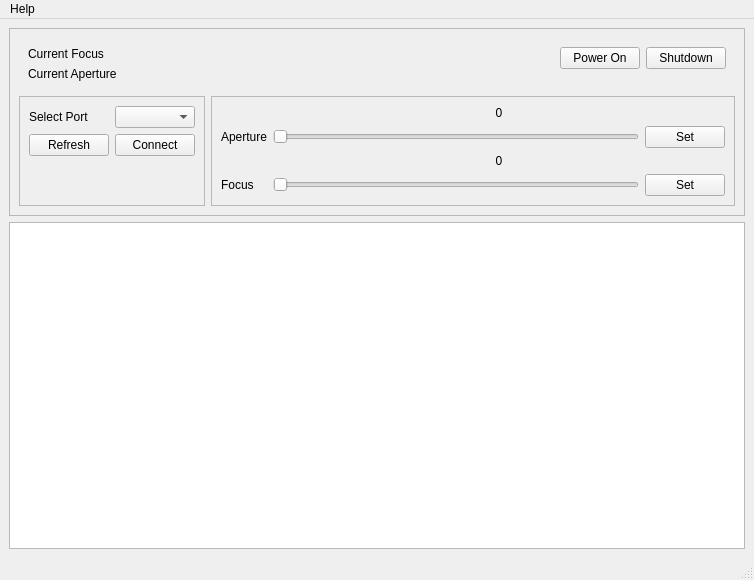
<?xml version="1.0" encoding="UTF-8"?>
<ui version="4.0">
 <class>MainWindow</class>
 <widget class="QMainWindow" name="MainWindow">
  <property name="geometry">
   <rect>
    <x>0</x>
    <y>0</y>
    <width>754</width>
    <height>580</height>
   </rect>
  </property>
  <property name="windowTitle">
   <string>MainWindow</string>
  </property>
  <widget class="QWidget" name="centralwidget">
   <layout class="QVBoxLayout" name="verticalLayout">
    <item>
     <widget class="QFrame" name="frame">
      <property name="sizePolicy">
       <sizepolicy hsizetype="Preferred" vsizetype="Fixed">
        <horstretch>0</horstretch>
        <verstretch>0</verstretch>
       </sizepolicy>
      </property>
      <property name="frameShape">
       <enum>QFrame::StyledPanel</enum>
      </property>
      <property name="frameShadow">
       <enum>QFrame::Raised</enum>
      </property>
      <layout class="QFormLayout" name="formLayout">
       <item row="1" column="0">
        <widget class="QFrame" name="frame_6">
         <property name="sizePolicy">
          <sizepolicy hsizetype="Fixed" vsizetype="Preferred">
           <horstretch>0</horstretch>
           <verstretch>0</verstretch>
          </sizepolicy>
         </property>
         <property name="frameShape">
          <enum>QFrame::StyledPanel</enum>
         </property>
         <property name="frameShadow">
          <enum>QFrame::Plain</enum>
         </property>
         <layout class="QFormLayout" name="formLayout_4">
          <item row="1" column="0">
           <widget class="QLabel" name="label">
            <property name="text">
             <string>Select Port</string>
            </property>
           </widget>
          </item>
          <item row="1" column="1">
           <widget class="QComboBox" name="portComboBox"/>
          </item>
          <item row="3" column="0">
           <widget class="QPushButton" name="refreshButton">
            <property name="text">
             <string>Refresh</string>
            </property>
           </widget>
          </item>
          <item row="3" column="1">
           <widget class="QPushButton" name="connectButton">
            <property name="text">
             <string>Connect</string>
            </property>
           </widget>
          </item>
         </layout>
        </widget>
       </item>
       <item row="0" column="0">
        <widget class="QFrame" name="frame_2">
         <property name="sizePolicy">
          <sizepolicy hsizetype="Preferred" vsizetype="Preferred">
           <horstretch>0</horstretch>
           <verstretch>0</verstretch>
          </sizepolicy>
         </property>
         <property name="frameShape">
          <enum>QFrame::NoFrame</enum>
         </property>
         <property name="frameShadow">
          <enum>QFrame::Plain</enum>
         </property>
         <layout class="QFormLayout" name="formLayout_2">
          <item row="0" column="0">
           <widget class="QLabel" name="label_2">
            <property name="text">
             <string>Current Focus</string>
            </property>
           </widget>
          </item>
          <item row="0" column="1">
           <widget class="QLabel" name="cur_focus">
            <property name="text">
             <string/>
            </property>
           </widget>
          </item>
          <item row="1" column="1">
           <widget class="QLabel" name="cur_aperture">
            <property name="text">
             <string/>
            </property>
           </widget>
          </item>
          <item row="1" column="0">
           <widget class="QLabel" name="label_3">
            <property name="text">
             <string>Current Aperture</string>
            </property>
           </widget>
          </item>
         </layout>
        </widget>
       </item>
       <item row="1" column="1">
        <widget class="QFrame" name="frame_5">
         <property name="minimumSize">
          <size>
           <width>300</width>
           <height>0</height>
          </size>
         </property>
         <property name="frameShape">
          <enum>QFrame::StyledPanel</enum>
         </property>
         <property name="frameShadow">
          <enum>QFrame::Raised</enum>
         </property>
         <layout class="QFormLayout" name="formLayout_3">
          <item row="0" column="1">
           <widget class="QLabel" name="apertureValueLabel">
            <property name="autoFillBackground">
             <bool>false</bool>
            </property>
            <property name="text">
             <string>0</string>
            </property>
            <property name="alignment">
             <set>Qt::AlignCenter</set>
            </property>
           </widget>
          </item>
          <item row="1" column="0">
           <widget class="QLabel" name="label_4">
            <property name="text">
             <string>Aperture</string>
            </property>
           </widget>
          </item>
          <item row="1" column="1">
           <widget class="QFrame" name="frame_3">
            <property name="frameShape">
             <enum>QFrame::NoFrame</enum>
            </property>
            <property name="frameShadow">
             <enum>QFrame::Plain</enum>
            </property>
            <layout class="QHBoxLayout" name="horizontalLayout">
             <property name="leftMargin">
              <number>0</number>
             </property>
             <property name="topMargin">
              <number>0</number>
             </property>
             <property name="rightMargin">
              <number>0</number>
             </property>
             <property name="bottomMargin">
              <number>0</number>
             </property>
             <item>
              <widget class="QSlider" name="apertureValueSlider">
               <property name="minimum">
                <number>4352</number>
               </property>
               <property name="maximum">
                <number>6144</number>
               </property>
               <property name="orientation">
                <enum>Qt::Horizontal</enum>
               </property>
               <property name="tickInterval">
                <number>0</number>
               </property>
              </widget>
             </item>
             <item>
              <widget class="QPushButton" name="setApertureButton">
               <property name="text">
                <string>Set</string>
               </property>
              </widget>
             </item>
            </layout>
           </widget>
          </item>
          <item row="2" column="1">
           <widget class="QLabel" name="focusValueLabel">
            <property name="text">
             <string>0</string>
            </property>
            <property name="alignment">
             <set>Qt::AlignCenter</set>
            </property>
           </widget>
          </item>
          <item row="3" column="0">
           <widget class="QLabel" name="label_5">
            <property name="text">
             <string>Focus</string>
            </property>
           </widget>
          </item>
          <item row="3" column="1">
           <widget class="QFrame" name="frame_4">
            <property name="frameShape">
             <enum>QFrame::NoFrame</enum>
            </property>
            <property name="frameShadow">
             <enum>QFrame::Plain</enum>
            </property>
            <layout class="QHBoxLayout" name="horizontalLayout_2">
             <property name="leftMargin">
              <number>0</number>
             </property>
             <property name="topMargin">
              <number>0</number>
             </property>
             <property name="rightMargin">
              <number>0</number>
             </property>
             <property name="bottomMargin">
              <number>0</number>
             </property>
             <item>
              <widget class="QSlider" name="focusValueSlider">
               <property name="layoutDirection">
                <enum>Qt::LeftToRight</enum>
               </property>
               <property name="minimum">
                <number>8270</number>
               </property>
               <property name="maximum">
                <number>12815</number>
               </property>
               <property name="singleStep">
                <number>1</number>
               </property>
               <property name="value">
                <number>8270</number>
               </property>
               <property name="tracking">
                <bool>true</bool>
               </property>
               <property name="orientation">
                <enum>Qt::Horizontal</enum>
               </property>
               <property name="invertedAppearance">
                <bool>false</bool>
               </property>
               <property name="invertedControls">
                <bool>false</bool>
               </property>
              </widget>
             </item>
             <item>
              <widget class="QPushButton" name="setFocusButton">
               <property name="text">
                <string>Set</string>
               </property>
              </widget>
             </item>
            </layout>
           </widget>
          </item>
         </layout>
        </widget>
       </item>
       <item row="0" column="1">
        <widget class="QFrame" name="frame_7">
         <property name="frameShape">
          <enum>QFrame::NoFrame</enum>
         </property>
         <property name="frameShadow">
          <enum>QFrame::Plain</enum>
         </property>
         <layout class="QHBoxLayout" name="horizontalLayout_3">
          <item>
           <spacer name="horizontalSpacer">
            <property name="orientation">
             <enum>Qt::Horizontal</enum>
            </property>
            <property name="sizeHint" stdset="0">
             <size>
              <width>325</width>
              <height>17</height>
             </size>
            </property>
           </spacer>
          </item>
          <item>
           <widget class="QFrame" name="frame_8">
            <property name="sizePolicy">
             <sizepolicy hsizetype="Fixed" vsizetype="Preferred">
              <horstretch>0</horstretch>
              <verstretch>0</verstretch>
             </sizepolicy>
            </property>
            <property name="frameShape">
             <enum>QFrame::NoFrame</enum>
            </property>
            <property name="frameShadow">
             <enum>QFrame::Plain</enum>
            </property>
            <layout class="QFormLayout" name="formLayout_6">
             <property name="leftMargin">
              <number>0</number>
             </property>
             <property name="topMargin">
              <number>0</number>
             </property>
             <property name="rightMargin">
              <number>0</number>
             </property>
             <property name="bottomMargin">
              <number>0</number>
             </property>
             <item row="0" column="0">
              <widget class="QPushButton" name="powerOnButton">
               <property name="sizePolicy">
                <sizepolicy hsizetype="Fixed" vsizetype="Fixed">
                 <horstretch>0</horstretch>
                 <verstretch>0</verstretch>
                </sizepolicy>
               </property>
               <property name="text">
                <string>Power On</string>
               </property>
              </widget>
             </item>
             <item row="0" column="1">
              <widget class="QPushButton" name="shutdownButton">
               <property name="sizePolicy">
                <sizepolicy hsizetype="Fixed" vsizetype="Fixed">
                 <horstretch>0</horstretch>
                 <verstretch>0</verstretch>
                </sizepolicy>
               </property>
               <property name="text">
                <string>Shutdown</string>
               </property>
              </widget>
             </item>
            </layout>
           </widget>
          </item>
         </layout>
        </widget>
       </item>
      </layout>
     </widget>
    </item>
    <item>
     <widget class="QTextBrowser" name="outputText">
      <property name="layoutDirection">
       <enum>Qt::RightToLeft</enum>
      </property>
     </widget>
    </item>
   </layout>
  </widget>
  <widget class="QMenuBar" name="menubar">
   <property name="geometry">
    <rect>
     <x>0</x>
     <y>0</y>
     <width>754</width>
     <height>24</height>
    </rect>
   </property>
   <widget class="QMenu" name="menuAbout">
    <property name="title">
     <string>Help</string>
    </property>
    <addaction name="actionAbout"/>
   </widget>
   <addaction name="menuAbout"/>
  </widget>
  <widget class="QStatusBar" name="statusbar"/>
  <action name="actionThis_program_was_written_by_Tapendra_sldkfjlksdjflk_slkdfj_lksjdf_lsakdfjlk_jsdf_slkdfjlksd_jfa">
   <property name="text">
    <string>This program was written by Tapendra sldkfjlksdjflk slkdfj lksjdf  lsakdfjlk jsdf slkdfjlksd jfa</string>
   </property>
  </action>
  <action name="actionAbout">
   <property name="text">
    <string>About</string>
   </property>
  </action>
 </widget>
 <resources/>
 <connections/>
</ui>
